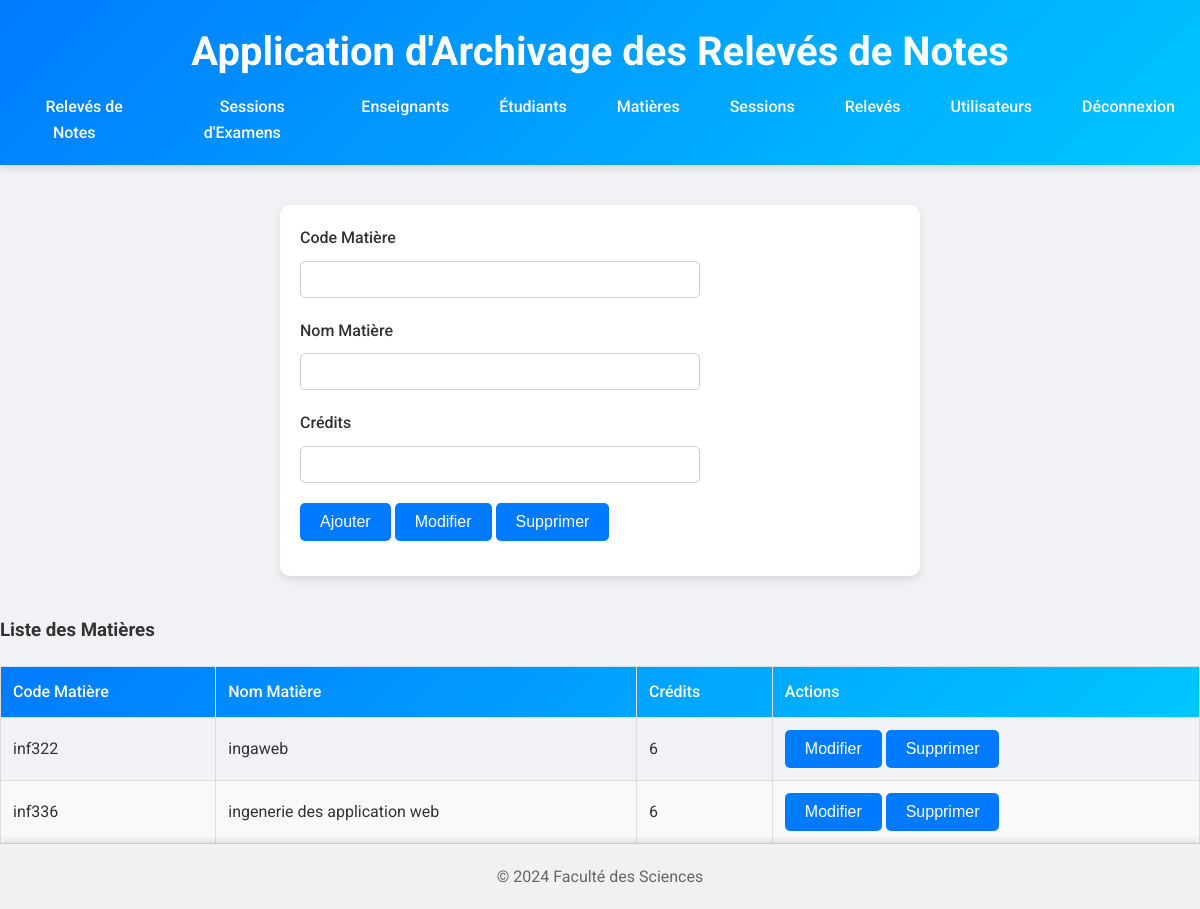
/ingaweb/pages/matieres.php (signed in), run on the app's committed database.
### tables this page shows
CREATE TABLE `matieres` (
  `code_matiere` varchar(10) NOT NULL,
  `nom_matiere` varchar(100) NOT NULL,
  `credit` int(11) NOT NULL,
  `created_at` timestamp NOT NULL DEFAULT current_timestamp()
);

### ingaweb/templates/tables/table_matieres.php (the view, shortened to what this page needs)
<table>
    <thead>
        <tr>
            <th>Code Matière</th>
            <th>Nom Matière</th>
            <th>Crédits</th>
            <th>Actions</th>
        </tr>
    </thead>
    <tbody>
        <?php foreach ($matieres as $matiere): ?>
        <tr>
            <td><?= $matiere['code_matiere'] ?></td>
            <td><?= $matiere['nom_matiere'] ?></td>
            <td><?= $matiere['credit'] ?></td>
            <td>
                <form action="modification_matieres.php" method="post" style="display: inline;">
                    <button type="submit">Modifier</button>
                </form>
                <form action="matieres.php" method="post" style="display: inline;">
                    <button type="submit" name="supprimer_matiere" onclick="return confirm('Êtes-vous sûr de vouloir supprimer cette matière ?');">Supprimer</button>
                </form>
            </td>
        </tr>
        <?php endforeach; ?>
    </tbody>
</table>

### ingaweb/css/styles.css (style rules this page uses)
body { font-family: 'Roboto', sans-serif; margin: 0; padding: 0; background-color: #f0f2f5; color: #333; line-height: 1.6; display: flex; flex-direction: column; min-height: 100vh; }
table { width: 100%; border-collapse: collapse; margin-top: 20px; }
table thead { background: linear-gradient(135deg, #007bff, #00c6ff); color: white; }
table th, table td { padding: 12px; text-align: left; border: 1px solid #ddd; }
table th { font-weight: 500; }
table tbody tr:nth-child(even) { background-color: #f9f9f9; }
button { display: inline-block; padding: 10px 20px; font-size: 1rem; color: white; background-color: #007bff; border: none; border-radius: 5px; cursor: pointer; transition: background-color 0.3s ease, transform 0.3s ease; }

### data on the page
matieres: code_matiere "inf322", nom_matiere "ingaweb", credit "6"
matieres: code_matiere "inf336", nom_matiere "ingenerie des application web", credit "6"
